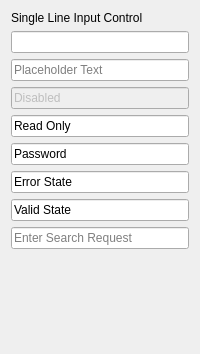
     <widget class="QWidget" name="tab_7">
      <attribute name="title">
       <string>Single line input</string>
      </attribute>
      <layout class="QVBoxLayout" name="verticalLayout_14">
       <item>
        <layout class="QVBoxLayout" name="verticalLayout_2">
         <item>
          <widget class="Origin::UIToolkit::OriginLabel" name="originLabel">
           <property name="text">
            <string>Single Line Input Control</string>
           </property>
          </widget>
         </item>
         <item>
          <widget class="Origin::UIToolkit::OriginSingleLineEdit" name="originSingleLineEdit_7"/>
         </item>
         <item>
          <widget class="Origin::UIToolkit::OriginSingleLineEdit" name="originSingleLineEdit">
           <property name="text">
            <string/>
           </property>
           <property name="placeholderText">
            <string>Placeholder Text</string>
           </property>
          </widget>
         </item>
         <item>
          <widget class="Origin::UIToolkit::OriginSingleLineEdit" name="originSingleLineEdit_2">
           <property name="enabled">
            <bool>false</bool>
           </property>
           <property name="text">
            <string>Disabled</string>
           </property>
          </widget>
         </item>
         <item>
          <widget class="Origin::UIToolkit::OriginSingleLineEdit" name="originSingleLineEdit_5">
           <property name="text">
            <string>Read Only</string>
           </property>
           <property name="readOnly">
            <bool>true</bool>
           </property>
           <property name="placeholderText">
            <string/>
           </property>
          </widget>
         </item>
         <item>
          <widget class="Origin::UIToolkit::OriginSingleLineEdit" name="originSingleLineEdit_3">
           <property name="text">
            <string>Password</string>
           </property>
           <property name="password" stdset="0">
            <bool>true</bool>
           </property>
          </widget>
         </item>
         <item>
          <widget class="Origin::UIToolkit::OriginSingleLineEdit" name="originSingleLineEdit_4">
           <property name="text">
            <string>Error State</string>
           </property>
           <property name="validationStatus">
            <enum>Origin::UIToolkit::OriginSingleLineEdit::Invalid</enum>
           </property>
          </widget>
         </item>
         <item>
          <widget class="Origin::UIToolkit::OriginSingleLineEdit" name="originSingleLineEdit_6">
           <property name="text">
            <string>Valid State</string>
           </property>
           <property name="validationStatus">
            <enum>Origin::UIToolkit::OriginSingleLineEdit::Valid</enum>
           </property>
           <property name="accessory" stdset="0">
            <enum>Origin::UIToolkit::OriginSingleLineEdit::None</enum>
           </property>
          </widget>
         </item>
         <item>
          <widget class="Origin::UIToolkit::OriginSingleLineEdit" name="originSingleLineEdit_search">
           <property name="text">
            <string/>
           </property>
           <property name="placeholderText">
            <string>Enter Search Request</string>
           </property>
           <property name="accessory" stdset="0">
            <enum>Origin::UIToolkit::OriginSingleLineEdit::Search</enum>
           </property>
          </widget>
         </item>
        </layout>
       </item>
       <item>
        <spacer name="verticalSpacer_4">
         <property name="orientation">
          <enum>Qt::Vertical</enum>
         </property>
         <property name="sizeHint" stdset="0">
          <size>
           <width>20</width>
           <height>94</height>
          </size>
         </property>
        </spacer>
       </item>
      </layout>
     </widget>
